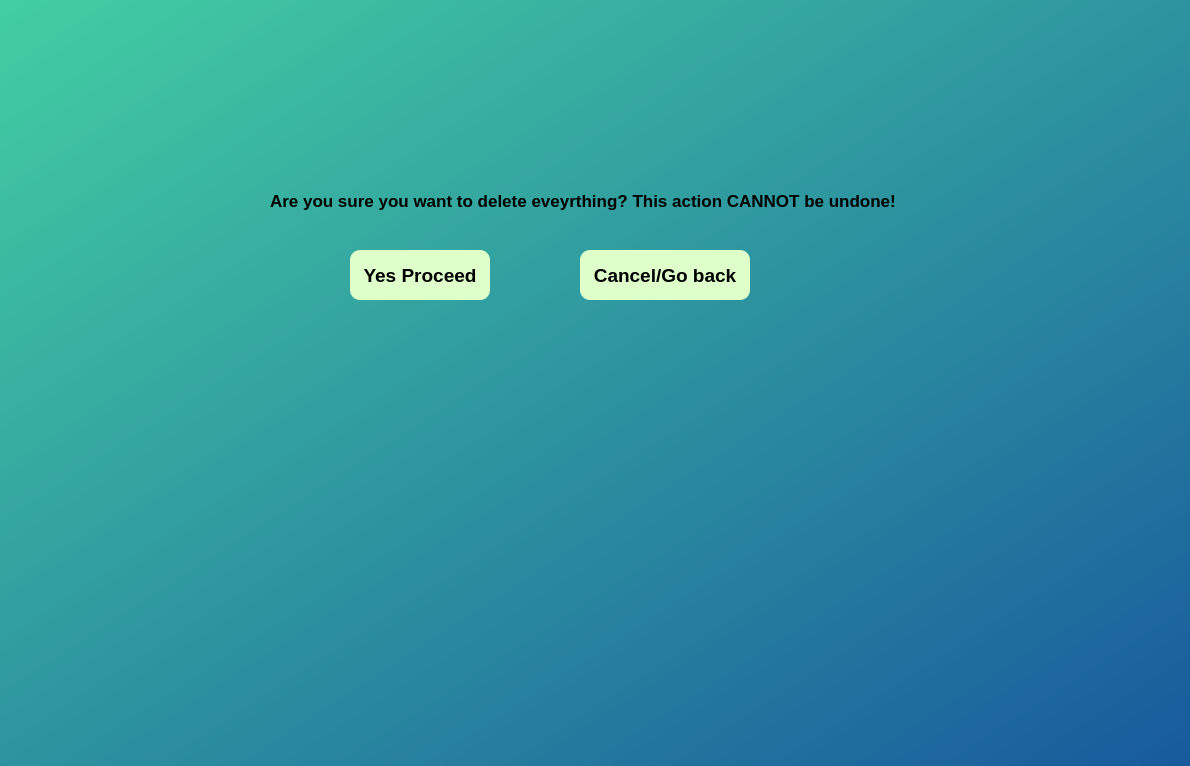
<?xml version="1.0" encoding="UTF-8"?>
<ui version="4.0">
 <class>Dialog</class>
 <widget class="QDialog" name="Dialog">
  <property name="geometry">
   <rect>
    <x>0</x>
    <y>0</y>
    <width>1190</width>
    <height>766</height>
   </rect>
  </property>
  <property name="windowTitle">
   <string>Dialog</string>
  </property>
  <property name="styleSheet">
   <string notr="true">QDialog#Dialog{
background-color: qlineargradient(spread:pad, x1:0, y1:0, x2:1, y2:1, stop:0 rgba(67, 206, 162, 1), stop:1 rgba(24, 90, 157, 1));
}</string>
  </property>
  <widget class="QPushButton" name="proceedButton">
   <property name="geometry">
    <rect>
     <x>350</x>
     <y>250</y>
     <width>140</width>
     <height>50</height>
    </rect>
   </property>
   <property name="font">
    <font>
     <pointsize>14</pointsize>
     <weight>75</weight>
     <bold>true</bold>
    </font>
   </property>
   <property name="styleSheet">
    <string notr="true">QPushButton{
background-color: rgb(222, 255, 201); font-size: 14pt; 
border-radius: 10px;
}

QPushButton:hover{
	background-color: rgb(85, 255, 255);
}</string>
   </property>
   <property name="text">
    <string>Yes Proceed</string>
   </property>
  </widget>
  <widget class="QPushButton" name="cancelButton">
   <property name="geometry">
    <rect>
     <x>580</x>
     <y>250</y>
     <width>170</width>
     <height>50</height>
    </rect>
   </property>
   <property name="font">
    <font>
     <pointsize>14</pointsize>
     <weight>75</weight>
     <bold>true</bold>
    </font>
   </property>
   <property name="styleSheet">
    <string notr="true">QPushButton{
background-color: rgb(222, 255, 201); font-size: 14pt; 
border-radius: 10px;
}

QPushButton:hover{
	background-color: rgb(255, 83, 83);
}</string>
   </property>
   <property name="text">
    <string>Cancel/Go back</string>
   </property>
  </widget>
  <widget class="QLabel" name="warning">
   <property name="geometry">
    <rect>
     <x>270</x>
     <y>170</y>
     <width>801</width>
     <height>61</height>
    </rect>
   </property>
   <property name="font">
    <font>
     <pointsize>13</pointsize>
     <weight>75</weight>
     <bold>true</bold>
    </font>
   </property>
   <property name="text">
    <string>Are you sure you want to delete eveyrthing? This action CANNOT be undone!</string>
   </property>
  </widget>
 </widget>
 <resources/>
 <connections/>
</ui>
